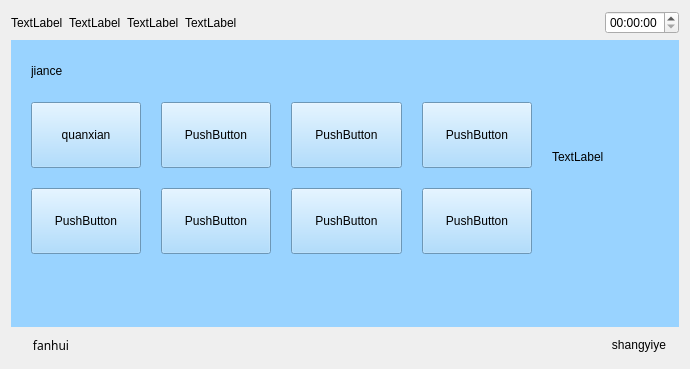
<?xml version="1.0" encoding="UTF-8"?>
<ui version="4.0">
 <class>Jiance</class>
 <widget class="QWidget" name="Jiance">
  <property name="geometry">
   <rect>
    <x>0</x>
    <y>0</y>
    <width>690</width>
    <height>369</height>
   </rect>
  </property>
  <property name="windowTitle">
   <string>Form</string>
  </property>
  <layout class="QVBoxLayout" name="verticalLayout" stretch="1,5,1">
   <item>
    <layout class="QHBoxLayout" name="horizontalLayout_5">
     <item>
      <widget class="QLabel" name="label_14">
       <property name="text">
        <string>TextLabel</string>
       </property>
      </widget>
     </item>
     <item>
      <widget class="QLabel" name="label_15">
       <property name="text">
        <string>TextLabel</string>
       </property>
      </widget>
     </item>
     <item>
      <widget class="QLabel" name="label_16">
       <property name="text">
        <string>TextLabel</string>
       </property>
      </widget>
     </item>
     <item>
      <widget class="QLabel" name="label_17">
       <property name="text">
        <string>TextLabel</string>
       </property>
      </widget>
     </item>
     <item>
      <spacer name="horizontalSpacer_4">
       <property name="orientation">
        <enum>Qt::Horizontal</enum>
       </property>
       <property name="sizeHint" stdset="0">
        <size>
         <width>40</width>
         <height>20</height>
        </size>
       </property>
      </spacer>
     </item>
     <item>
      <widget class="QTimeEdit" name="timeEdit_2"/>
     </item>
    </layout>
   </item>
   <item>
    <widget class="QWidget" name="widget" native="true">
     <property name="sizePolicy">
      <sizepolicy hsizetype="Preferred" vsizetype="Preferred">
       <horstretch>0</horstretch>
       <verstretch>0</verstretch>
      </sizepolicy>
     </property>
     <property name="contextMenuPolicy">
      <enum>Qt::DefaultContextMenu</enum>
     </property>
     <property name="styleSheet">
      <string notr="true">background-color: rgb(153, 211, 255);</string>
     </property>
     <widget class="QWidget" name="layoutWidget_3">
      <property name="geometry">
       <rect>
        <x>0</x>
        <y>0</y>
        <width>671</width>
        <height>234</height>
       </rect>
      </property>
      <layout class="QGridLayout" name="gridLayout_2" rowminimumheight="1,2,1">
       <property name="margin">
        <number>20</number>
       </property>
       <property name="spacing">
        <number>20</number>
       </property>
       <item row="0" column="0">
        <widget class="QLabel" name="label">
         <property name="text">
          <string>jiance</string>
         </property>
        </widget>
       </item>
       <item row="0" column="4" rowspan="3">
        <widget class="QLabel" name="label_4">
         <property name="text">
          <string>TextLabel</string>
         </property>
        </widget>
       </item>
       <item row="1" column="0">
        <widget class="QPushButton" name="permission_2">
         <property name="minimumSize">
          <size>
           <width>66</width>
           <height>66</height>
          </size>
         </property>
         <property name="text">
          <string>quanxian</string>
         </property>
        </widget>
       </item>
       <item row="1" column="1">
        <widget class="QPushButton" name="pushButton_16">
         <property name="minimumSize">
          <size>
           <width>66</width>
           <height>66</height>
          </size>
         </property>
         <property name="text">
          <string>PushButton</string>
         </property>
        </widget>
       </item>
       <item row="1" column="2">
        <widget class="QPushButton" name="pushButton_17">
         <property name="minimumSize">
          <size>
           <width>66</width>
           <height>66</height>
          </size>
         </property>
         <property name="text">
          <string>PushButton</string>
         </property>
        </widget>
       </item>
       <item row="1" column="3">
        <widget class="QPushButton" name="pushButton_18">
         <property name="minimumSize">
          <size>
           <width>66</width>
           <height>66</height>
          </size>
         </property>
         <property name="text">
          <string>PushButton</string>
         </property>
        </widget>
       </item>
       <item row="2" column="0">
        <widget class="QPushButton" name="pushButton_19">
         <property name="minimumSize">
          <size>
           <width>66</width>
           <height>66</height>
          </size>
         </property>
         <property name="text">
          <string>PushButton</string>
         </property>
        </widget>
       </item>
       <item row="2" column="1">
        <widget class="QPushButton" name="pushButton_20">
         <property name="minimumSize">
          <size>
           <width>66</width>
           <height>66</height>
          </size>
         </property>
         <property name="text">
          <string>PushButton</string>
         </property>
        </widget>
       </item>
       <item row="2" column="2">
        <widget class="QPushButton" name="pushButton_21">
         <property name="minimumSize">
          <size>
           <width>66</width>
           <height>66</height>
          </size>
         </property>
         <property name="text">
          <string>PushButton</string>
         </property>
        </widget>
       </item>
       <item row="2" column="3">
        <widget class="QPushButton" name="pushButton_22">
         <property name="minimumSize">
          <size>
           <width>66</width>
           <height>66</height>
          </size>
         </property>
         <property name="text">
          <string>PushButton</string>
         </property>
        </widget>
       </item>
      </layout>
     </widget>
    </widget>
   </item>
   <item>
    <layout class="QHBoxLayout" name="horizontalLayout_2">
     <item>
      <widget class="QPushButton" name="returnIndex">
       <property name="font">
        <font>
         <family>AR PL UMing TW MBE</family>
        </font>
       </property>
       <property name="text">
        <string>fanhui</string>
       </property>
       <property name="flat">
        <bool>true</bool>
       </property>
      </widget>
     </item>
     <item>
      <spacer name="horizontalSpacer_3">
       <property name="orientation">
        <enum>Qt::Horizontal</enum>
       </property>
       <property name="sizeHint" stdset="0">
        <size>
         <width>40</width>
         <height>20</height>
        </size>
       </property>
      </spacer>
     </item>
     <item>
      <widget class="QPushButton" name="returnPage">
       <property name="text">
        <string>shangyiye</string>
       </property>
       <property name="flat">
        <bool>true</bool>
       </property>
      </widget>
     </item>
    </layout>
   </item>
  </layout>
 </widget>
 <resources/>
 <connections/>
</ui>
